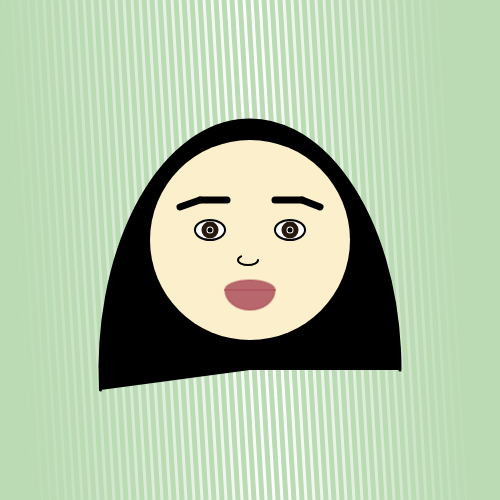
Frame 1 (no input)
Frame 60 (no input): identical to frame 1, image omitted
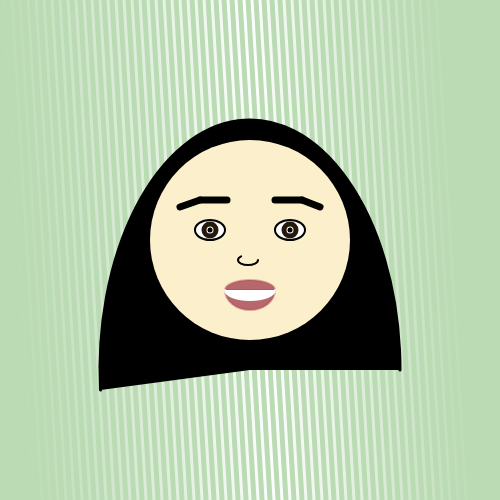
Frame 120 (the mouse pressed at the canvas centre since frame 60)

The p5.js sketch that drew these frames (run headless with seeded random() and noise() and a simulated clock; from frame 60 on, the mouse is pressed at the canvas centre):

// p5.js sketch
// ── sketch.js

// Global Variables
var ellipseXPos = 0;
var ellipseYPos = 300;
var ellipseDist = 40;

// Setup code goes here
function setup() {
  width = 500;
  height = 500;
  createCanvas(width, height);
  console.log("Starting up Simple Shapes");
  rectMode(CENTER);
  ellipseMode(CENTER);

  console.log("Width = " + width);
  console.log("Height = " + height);

  // set ellipse X pos
  ellipseXPos = width/2 - 250;
 }

// Draw code goes here
function draw() {
  background(187,219,180);
  //detailed striped background
  drawExtraBg();
  drawHair();
  //face outline, nose, eyebrows
  drawFace();
  drawLips();
  drawEye(290, 230);
  drawEye(210, 230);
  addTeeth(); 
}


function drawExtraBg(){
  strokeWeight(3);

  //creates depth by incrementing the opacity of lines
  for (var i = -100; i < 250; i += 8) {
    stroke(255,255,255, i+=.001);
    line(i, 0, i + 60, windowHeight);    
    }
  for (var j = 252; j < 500; j += 8) {
    stroke(255,255,255,i-=10);
    line(j, 0, j + 60, windowHeight);
    }
}

//creates black hair with one large arc
function drawHair(){
  stroke(0,0,0);
  fill(0,0,0,);
  arc(width/2, 370, 300, 500, 380, TWO_PI);
}

function drawFace() {
  //creates oval face outline
  noStroke();
  fill(252, 240, 204);
  ellipse(width/2,height/2-10,200,200);
  fill(255,0,0);
  //creates nose
  stroke(0,0,0);
  noFill();
  strokeWeight(2);
  arc(width/2 - 2, 260, 20, 10, TWO_PI, 500);
  strokeWeight(7);
  //creates eyebrows
  line(275,200,302,200);
  line(302,200,320,207);
  line(200,200,227,200);
  line(180,207,200,200);
}

function drawLips(){
  //bottom lip
  stroke(166,66,83,100);
  strokeWeight(2);
  fill(166,66,83,200);
  arc(width/2, 290, 50, 40, TWO_PI, PI);
  //top lip
  fill(166,66,83,200);
  //separates lips
  line(225,290,275,290);
  arc(width/2, 290, 50, 20, PI, TWO_PI);
  stroke(252, 240, 204);
}

//adds teeth when mouse hovers the face
function addTeeth(){
  if (mouseX < 360 && mouseY > 130 && mouseX > 130 && mouseY < 360){
    stroke(255,255,255);
    strokeWeight(2);
    fill(255,255,255);
    arc(width/2, 290, 50, 20, TWO_PI, PI);
  }
}

function drawEye(a, b){
  //variables are x and y position, so i can just copy the eye
  var a;
  var b;
  strokeWeight(2);
  stroke(0,0,0);
  fill(255,255,255);
  arc(a, b, 30, 20, TWO_PI, PI);
  arc(a, b, 30, 20, PI, TWO_PI);
  //pupils
  stroke(39, 24, 14);
  strokeWeight(12);
  fill(0, 0, 0);
  ellipse(a, b, 5, 5);
}
